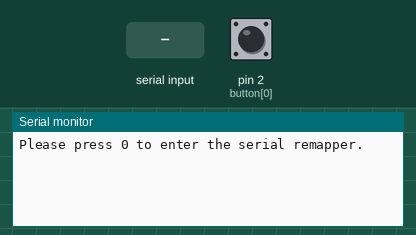
This sketch was run on a simulated SparkFun Pro Micro, built with avr-gcc and run on an emulated ATmega32U4. Parts: the last lines printed to the serial monitor. Inputs (shaded band) come from the test bench; at power-on: pin 2 (button[0]) HIGH. EEPROM starts erased.

Above: at 1.2 s.
1.3 s: "0" received over Serial
At 2.6 s:
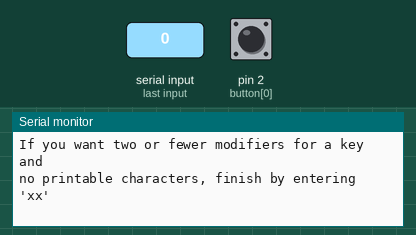
3.5 s: ":" received over Serial
At 5.6 s:
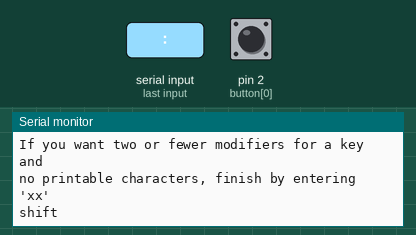
5.9 s: "90:45\n" received over Serial
At 7.6 s:
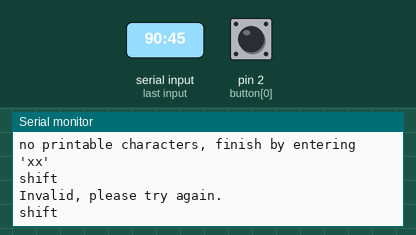
8.3 s: "0\n" received over Serial
At 10.5 s:
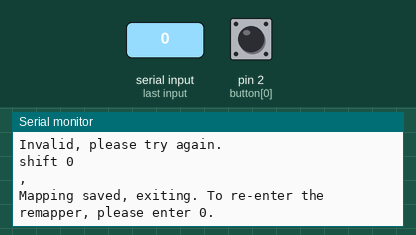
10.8 s: "30:150\n" received over Serial
At 13.7 s:
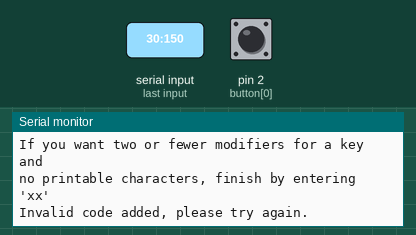
14.8 s: "x" received over Serial
At 17.0 s:
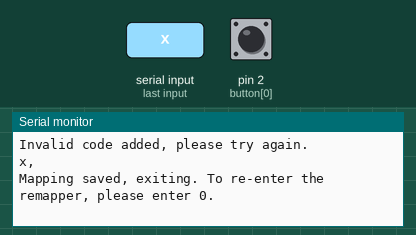

Measured:
- after the input at 1.3 s, the serial monitor: prints a new line after 0.73 s (image 1)
- after the input at 3.5 s, the serial monitor: prints a new line after 1.0 s (image 2)
- after the input at 5.9 s, the serial monitor: prints a new line after 1.0 s (image 3)
- after the input at 8.3 s, the serial monitor: prints a new line after 1.0 s (image 4)
- after the input at 10.8 s, the serial monitor: prints a new line after 1.6 s (image 5)
- after the input at 14.8 s, the serial monitor: prints a new line after 1.0 s (image 6)

The sketch:

basic1k.ino
```cpp
/*************************************************
  Basic/Basic+ Keypad
    Written for Pro Micro/Leonardo. Features
    1000hz polling rate and button remapper. Can
    be upgraded to LED fairly easily by wiring
    positive ends of the LEDs to pin 5 and 6.

    As of 2/5/17, uses new remapper that allows
    for more modifiers to be used. Also prevents
    false-triggering making the keypad enter
    the remapper by requiring an input of 0
    before use.

  Key Numbering
    ---------
  - | 1 | 2 |
    ---------
  ^ Side button is key 3
  *Pinout is 2, 3, 4 for buttons 1, 2, and 3

  For more info, please visit:
  ----> http://thnikk.moe/
  ----> https://www.etsy.com/shop/thnikk
  ----> twitter.com/thnikk
  ----> https://github.com/thnikk

  Written by thnikk.
*************************************************/

#include <EEPROM.h>
#include <Bounce2.h>
#include <Keyboard.h>

// Version number (increment to update EEPROM values)
bool version = 0;
char initMapping[] = {"z"};

// How many keys (0 indexed)
const byte numkeys = 1;

// Array for buttons (for use in for loop.)
const byte button[] = { 2 };

// Makes button press/release action happen only once
bool pressed[1];

// Array for storing bounce values
bool bounce[1];

// Mapping multidimensional array
char mapping[1][3];

// Arrays for modifier interpreter
byte specialLength = 29; // Number of "special keys"
String specialKeys[] = {
  "shift", "ctrl", "super",
  "alt", "f1", "f2", "f3",
  "f4", "f5", "f6", "f7",
  "f8", "f9", "f10", "f11",
  "f12", "insert",
  "delete", "backspace",
  "enter", "home", "end",
  "pgup", "pgdn", "up",
  "down", "left", "right",
  "tab"
};
byte specialByte[] = {
  129, 128, 131, 130,
  194, 195, 196, 197,
  198, 199, 200, 201,
  202, 203, 204, 205,
  209, 212, 178, 176,
  210, 213, 211, 214,
  218, 217, 216, 215,
  179
};

byte inputBuffer; // Stores specialByte after conversion

unsigned long previousMillis = 0;
byte set = 0;

// Bounce declaration
Bounce b1d = Bounce();

void setup() {
  Serial.begin(9600);
  // Load + Initialize EEPROM
  loadEEPROM();

  // Set input pullup resistors
  for (int x = 0; x <= numkeys; x++) {
   pinMode(button[x], INPUT_PULLUP);
  }

  // Bounce initializtion
  b1d.attach(button[0]);
  b1d.interval(8);

}

void loadEEPROM() {
  // Initialize EEPROM
  if (EEPROM.read(0) != version) {
    // Single values
    EEPROM.write(0, version);
    for (int x = 0; x < numkeys; x++) {
      for (int  y= 0; y < 3; y++) {
        if (y == 0) EEPROM.write(40+(x*3)+y, int(initMapping[x]));
        if (y > 0) EEPROM.write(40+(x*3)+y, 0);
      }
    }
  }
  // Load values from EEPROM
  for (int x = 0; x < numkeys; x++) for (int  y= 0; y < 3; y++) mapping[x][y] = char(EEPROM.read(40+(x*3)+y));
}

void loop() {

  // Run to get latest bounce values
  bounceSetup(); // Moved here for program-wide access to latest debounced button values

  if ((millis() - previousMillis) > 1000) { // Check once a second to reduce overhead
    if (Serial && set == 0) { // Run once when serial monitor is opened to avoid flooding the serial monitor
      Serial.println("Please press 0 to enter the serial remapper.");
      set = 1;
    }
    // If 0 is received at any point, enter the remapper.
    if (Serial.available() > 0) if (Serial.read() == '0') remapSerial();
    // If the serial monitor is closed, reset so it can prompt the user to press 0 again.
    if (!Serial) set = 0;
    previousMillis = millis();
  }

  keyboard();
}


// Remapper code
// Allows keys to be remapped through the serial monitor
void remapSerial() {
  Serial.println("Welcome to the serial remapper!");
  // Buffer variables (puting these at the root of the relevant scope to reduce memory overhead)
  byte input = 0;

  // Print current EEPROM values
  Serial.print("Current values are: ");
  for (int x = 0; x < numkeys; x++) {
    for (int y = 0; y < 3; y++) {
      byte mapCheck = int(mapping[x][y]);
      if (mapCheck != 0){ // If not null...
        // Print if regular character (prints as a char)
        if (mapCheck > 33 && mapCheck < 126) Serial.print(mapping[x][y]);
        // Otherwise, check it through the byte array and print the text version of the key.
        else for (int z = 0; z < specialLength; z++) if (specialByte[z] == mapCheck){
          Serial.print(specialKeys[z]);
          Serial.print(" ");
        }
      }
    }
    // Print delineation
    if (x < (numkeys - 1)) Serial.print(", ");
  }
  Serial.println();
  // End of print

  // Take serial inputs
  Serial.println("Please input special keys first and then a printable character.");
  Serial.println();
  Serial.println("For special keys, please enter a colon and then the corresponding");
  Serial.println("number (example: ctrl = ':1')");
  // Print all special keys
  byte lineLength = 0;

  // Print table of special values
  for (int y = 0; y < 67; y++) Serial.print("-");
  Serial.println();
  for (int x = 0; x < specialLength; x++) {
    // Make every line wrap at 30 characters
    byte spLength = specialKeys[x].length(); // save as variable within for loop for repeated use
    lineLength += spLength + 6;
    Serial.print(specialKeys[x]);
    spLength = 9 - spLength;
    for (spLength; spLength > 0; spLength--) { // Print a space
      Serial.print(" ");
      lineLength++;
    }
    if (x > 9) lineLength++;
    Serial.print(" = ");
    if (x <= 9) {
      Serial.print(" ");
      lineLength+=2;
    }
    Serial.print(x);
    if (x != specialLength) Serial.print(" | ");
    if (lineLength > 55) {
      lineLength = 0;
      Serial.println();
    }
  }
  // Bottom line
  if ((specialLength % 4) != 0) Serial.println(); // Add a new line if table doesn't go to end
  for (int y = 0; y < 67; y++) Serial.print("-"); // Bottom line of table
  Serial.println();
  Serial.println("If you want two or fewer modifiers for a key and");
  Serial.println("no printable characters, finish by entering 'xx'");
  // End of table

  for (int x = 0; x < numkeys; x++) { // Main for loop for each key

    byte y = 0; // External loop counter for while loop
    byte z = 0; // quickfix for bug causing wrong input slots to be saved
    while (true) {
      while(!Serial.available()){}
      String serialInput = Serial.readString();
      byte loopV = inputInterpreter(serialInput);

      // If key isn't converted
      if (loopV == 0){ // Save to array and EEPROM and quit; do and break
        // If user finishes key
        if (serialInput[0] == 'x' && serialInput[1] == 'x') { // Break if they use the safe word
          for (y; y < 3; y++) { // Overwrite with null values (0 char = null)
            EEPROM.write((40+(x*3)+y), 0);
            mapping[x][y] = 0;
          }
          if (x < numkeys-1) Serial.print("(finished key,) ");
          if (x == numkeys-1) Serial.print("(finished key)");
          break;
        }
        // If user otherwise finishes inputs
        Serial.print(serialInput); // Print once
        if (x < 5) Serial.print(", ");
        for (y; y < 3; y++) { // Normal write/finish
          EEPROM.write((40+(x*3)+y), int(serialInput[y-z]));
          mapping[x][y] = serialInput[y-z];
        }
        break;
      }

      // If key is converted
      if (loopV == 1){ // save input buffer into slot and take another serial input; y++ and loop
        EEPROM.write((40+(x*3)+y), inputBuffer);
        mapping[x][y] = inputBuffer;
        y++;
        z++;
      }

      // If user input is invalid, print keys again.
      if (loopV == 2){
        for (int a = 0; a < x; a++) {
          for (int d = 0; d < 3; d++) {
            byte mapCheck = int(mapping[a][d]);
            if (mapCheck != 0){ // If not null...
              // Print if regular character (prints as a char)
              if (mapCheck > 33 && mapCheck < 126) Serial.print(mapping[a][d]);
              // Otherwise, check it through the byte array and print the text version of the key.
              else for (int c = 0; c < specialLength; c++) if (specialByte[c] == mapCheck){
                Serial.print(specialKeys[c]);
                // Serial.print(" ");
              }
            }
          }
          // Print delineation
          Serial.print(", ");
        }
        if (y > 0) { // Run through rest of current key if any inputs were already entered
          for (int d = 0; d < y; d++) {
            byte mapCheck = int(mapping[x][d]);
            if (mapCheck != 0){ // If not null...
              // Print if regular character (prints as a char)
              if (mapCheck > 33 && mapCheck < 126) Serial.print(mapping[x][d]);
              // Otherwise, check it through the byte array and print the text version of the key.
              else for (int c = 0; c < specialLength; c++) if (specialByte[c] == mapCheck){
                Serial.print(specialKeys[c]);
                Serial.print(" ");
              }
            }
          }
        }

      }
    } // Mapping loop
  } // Key for loop
  Serial.println();
  Serial.println("Mapping saved, exiting. To re-enter the remapper, please enter 0.");

} // Remapper loop
byte inputInterpreter(String input) { // Checks inputs for a preceding colon and converts said input to byte
  if (input[0] == ':') { // Check if user input special characters
    input.remove(0, 1); // Remove colon
    int inputInt = input.toInt(); // Convert to integer
    if (inputInt >= 0 && inputInt < specialLength) { // Checks to make sure length matches
      inputBuffer = specialByte[inputInt];
      Serial.print(specialKeys[inputInt]); // Print within function for easier access
      Serial.print(" "); // Space for padding
      return 1;
    }
    Serial.println();
    Serial.println("Invalid code added, please try again.");
    return 2;
  }
  else if (input[0] != ':' && input.length() > 3){
    Serial.println();
    Serial.println("Invalid, please try again.");
    return 2;
  }
  else return 0;
}


// Sets up bounce inputs and sets values for the bounce array
void bounceSetup() {
  b1d.update();

  bounce[0] = b1d.read();
}

// Does keyboard stuff
void keyboard(){

  for (int a = 0; a < numkeys; a++) {
    // Cycles through key and modifiers set
    if (!pressed[a]) {
      for (int b = 0; b < 3; b++) if (!bounce[a]) {
        Keyboard.press(mapping[a][b]);
        pressed[a] = 1;
      }
    }
    if (pressed[a]) {
      for (int b = 0; b < 3; b++) if (bounce[a]) {
        Keyboard.release(mapping[a][b]);
        pressed[a] = 0;
      }
    }

  }
}
```
